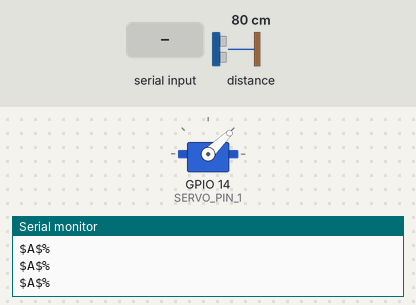
Recording of a sketch running on a simulated ESP32. Shown: servo, the last lines printed to the serial monitor. Inputs (shaded band) come from the test bench; at power-on: distance to the obstacle 80 cm. Servo pulses on a pin are drawn as a servo (544–2400 µs = 0–180°).

Above: at 2.8 s.
2.9 s: "$%" received over Serial
At 3.8 s:
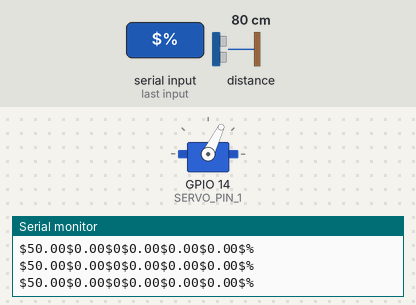
Timing chart, 0 to 5.9 s (numbered marks = the images above; inputs shaded):
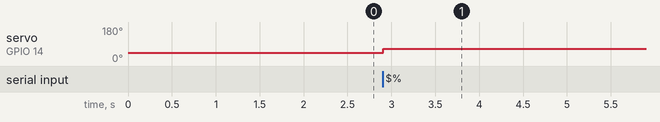

The sketch:

PID.ino
```cpp
#include <Arduino.h>
#include <Wire.h>
#include <Adafruit_VL53L0X.h>
#include <math.h>

//*******************************
String val; // Data recibida desde el Puerto serial
int index_sep_1,index_sep_2,index_sep_3,index_sep_4,index_sep_5;
//*******************************

// Instantiate an object for the sensor
Adafruit_VL53L0X lox = Adafruit_VL53L0X();

// the number of the LED pin
#define SERVO_PIN_1 14  // 14 corresponds to GPIO14
#define SERVO_PIN_2 15 // 15 corresponds to GPIO15

// setting PWM properties
#define HZ 50
#define PWM_CHANNEL 0
#define RESOLUTION 16
#define PULSE_MIN 1200
#define PULSE_MAX 1700

const int pulse_Min = map(PULSE_MIN,0,20000,0,65535);
const int pulse_Max = map(PULSE_MAX,0,20000,0,65535);

int multiplicador = 1;
int pulse = (pulse_Max)/2;

////////////////////////Variables///////////////////////
int Read = 0;
int direction_y = 1;
float distance = 0.0;
float velocity = 0.0;
float distanceSet = 0.0;
float rupture = 4200;
float min_val = pulse_Min;
float max_val = pulse_Max;
float lim_B = -1*(((rupture-min_val)/(max_val-min_val))*3800);
int lim_Bellow = 0;
float lim_A = (1-((rupture-min_val)/(max_val-min_val)))*3800;
int lim_Above = 1000;
float elapsedTime, timi, timePrev;        //Variables for time control
float distance_previous_error, distance_error, dist_diference;
int period = 20;  //Refresh rate period of the loop is 50ms
///////////////////////////////////////////////////////

///////////////////PID constants///////////////////////
float kp=0; //Mine was 48
float ki=0; //Mine was 0.25
float kd=0; //Mine was 2100

//float kp=0; //Mine was 8
//float ki=0; //Mine was 0.2
//float kd=0; //Mine was 3100

float distance_setpoint = 8.9;
float PID_p, PID_i, PID_d, PID_total;
///////////////////////////////////////////////////////

int mapeo_de_potencia = 0; //Es la potencia que se envia a la interfaz

void setup(){
  // configure LED PWM functionalitites
  Serial.begin(115200);
  while (! Serial)
  {
  delay(1);
  }
  Serial.println("Adafruit VL53L0X test");
  if (!lox.begin())
  {
  Serial.println(F("Failed to boot VL53L0X"));
  while(1);
  }
  lox.setMeasurementTimingBudgetMicroSeconds(20000);

  Serial.println(pulse_Max);
  ledcSetup(PWM_CHANNEL, HZ, RESOLUTION);
  // attach the channel to the GPIO to be controlled
  ledcAttachPin(SERVO_PIN_1, PWM_CHANNEL);
  ledcWrite(PWM_CHANNEL, 3276);
  delay(2000);
  for(int i = 1; i <= 10; i++){
    distanceSet += get_dist(100);
  }
  distanceSet = distanceSet/10;
  establishContact();
  timi = millis();
}

void loop(){
  if(Serial.available() > 0) {
    ledcWrite(PWM_CHANNEL, pulse_Min);

    val = Serial.readStringUntil('%');
    index_sep_1 = val.indexOf("$");
    index_sep_2 = val.indexOf("$",(index_sep_1+1));
    index_sep_3 = val.indexOf("$",(index_sep_2+1));
    index_sep_4 = val.indexOf("$",(index_sep_3+1));
    index_sep_5 = val.indexOf("$",(index_sep_4+1));
    if(index_sep_1 == 0){
      distance_setpoint = (val.substring((index_sep_1+1), index_sep_2)).toFloat();
      kp = (val.substring((index_sep_2+1), index_sep_3)).toFloat();
      kd = (val.substring((index_sep_3+1), index_sep_4)).toFloat();
      ki = (val.substring((index_sep_4+1), index_sep_5)).toFloat();
      }
    //Reiniciar los valores del PID y poner las condiciones iniciales a 0
      PID_p = 0;
      PID_d = 0;
      PID_i = 0;
      distance_previous_error =  get_dist(100);
      distance_error = distance_previous_error;
      timi = millis();
   }
    if (millis() > timi+period)
    {
     //Obtener los valores de entrada para el PID
      timi = millis();
      distance = get_dist(100);
      distance_error = distance_setpoint - distance;


     //Obtener los valores de "p", "i" y "d"
      PID_p = kp * distance_error;
      PID_p = constrain(PID_p,lim_Bellow,lim_Above);

      dist_diference = distance_error - distance_previous_error;
      PID_d = kd*((dist_diference)/period);

      PID_i = PID_i + (ki * distance_error);
      PID_i = constrain(PID_i,-500,400);

      PID_total = PID_p + PID_i + PID_d;

      PID_total = constrain(PID_total,lim_Bellow,lim_Above);
      PID_total = map(PID_total, lim_Bellow, lim_Above, pulse_Min, pulse_Max);

     //---------PROTECCION* Si el sensor deja de mandar lecturas poner el motor en iddle, de lo contrario se manda la variable de control
      if(distance_error > 0 || distance_error < 0){
        ledcWrite(PWM_CHANNEL, PID_total);
      }else{
        ledcWrite(PWM_CHANNEL, pulse_Min);
      }

      mapeo_de_potencia = map(PID_total, pulse_Min, pulse_Max, 0, 100);

      Serial.print('$');
      Serial.print(distance);
      Serial.print('$');
      Serial.print(distance_setpoint);
      Serial.print('$');
      Serial.print(mapeo_de_potencia);
      Serial.print('$');
      Serial.print(PID_p);
      Serial.print('$');
      Serial.print(PID_d);
      Serial.print('$');
      Serial.print(PID_i);
      Serial.println("$%");

      distance_previous_error = distance_error;
    }
}

float get_dist(int n)
{
  float adc=0;
  // Declare variables for storing the sensor data
  VL53L0X_RangingMeasurementData_t value;
  // Get the sensor data
  lox.rangingTest(&value, false);
  // If we get a valid measurement, send it to the screen
  if(value.RangeStatus != 4) {
    adc = value.RangeMilliMeter;
  }else {
    adc = 500;
  }
  if(adc > 500){
    adc = 500;
  }
  float distance_cm = (0.1)*adc;
  return(distance_cm);
}

//*******************************
void establishContact(){
  while (Serial.available() <= 0) {
  Serial.println("$A$%");   // envía una A mayúscula
  delay(10);
  }
}
//*******************************
```

Measured:
- after the input at 2.9 s, servo on GPIO 14 (SERVO_PIN_1): 44° → 64° at once
